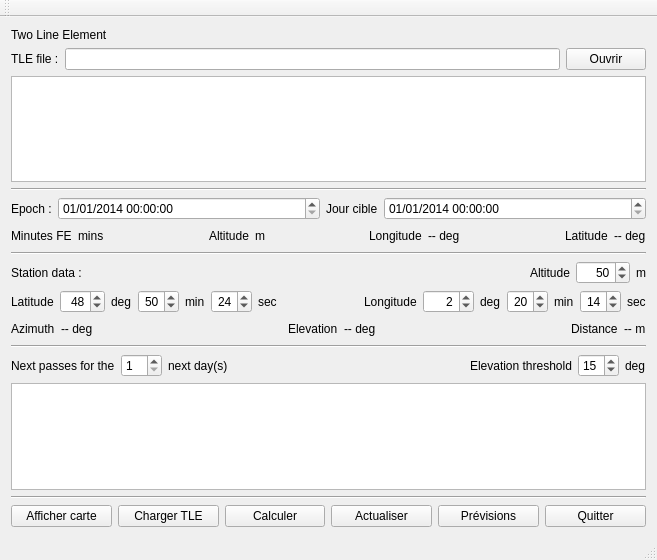
<?xml version="1.0" encoding="UTF-8"?>
<ui version="4.0">
 <class>SatTrackMainWindow</class>
 <widget class="QMainWindow" name="SatTrackMainWindow">
  <property name="geometry">
   <rect>
    <x>0</x>
    <y>0</y>
    <width>657</width>
    <height>560</height>
   </rect>
  </property>
  <property name="windowTitle">
   <string>SatTrackMainWindow</string>
  </property>
  <widget class="QWidget" name="centralWidget">
   <layout class="QVBoxLayout" name="verticalLayout">
    <item>
     <widget class="QLabel" name="labelTLE">
      <property name="text">
       <string>Two Line Element</string>
      </property>
     </widget>
    </item>
    <item>
     <layout class="QHBoxLayout" name="horizontalLayout">
      <item>
       <widget class="QLabel" name="labelFilename">
        <property name="text">
         <string>TLE file :</string>
        </property>
       </widget>
      </item>
      <item>
       <widget class="QLineEdit" name="tleFileLine"/>
      </item>
      <item>
       <widget class="QPushButton" name="buttonOpen">
        <property name="text">
         <string>Ouvrir</string>
        </property>
       </widget>
      </item>
     </layout>
    </item>
    <item>
     <layout class="QHBoxLayout" name="horizontalLayoutCenter">
      <item>
       <layout class="QVBoxLayout" name="verticalLayoutTLE">
        <item>
         <widget class="QTextEdit" name="editTLE">
          <property name="maximumSize">
           <size>
            <width>16777215</width>
            <height>16777215</height>
           </size>
          </property>
          <property name="cursorWidth">
           <number>3</number>
          </property>
         </widget>
        </item>
       </layout>
      </item>
      <item>
       <layout class="QHBoxLayout" name="horizontalLayout_3"/>
      </item>
     </layout>
    </item>
    <item>
     <widget class="Line" name="line_2">
      <property name="orientation">
       <enum>Qt::Horizontal</enum>
      </property>
     </widget>
    </item>
    <item>
     <layout class="QHBoxLayout" name="horizontalLayout_2">
      <item>
       <widget class="QLabel" name="labelEpDate">
        <property name="text">
         <string>Epoch :</string>
        </property>
       </widget>
      </item>
      <item>
       <widget class="QDateTimeEdit" name="dateTimeEditEpoch">
        <property name="sizePolicy">
         <sizepolicy hsizetype="MinimumExpanding" vsizetype="Fixed">
          <horstretch>0</horstretch>
          <verstretch>0</verstretch>
         </sizepolicy>
        </property>
        <property name="date">
         <date>
          <year>2014</year>
          <month>1</month>
          <day>1</day>
         </date>
        </property>
        <property name="displayFormat">
         <string>dd/MM/yyyy HH:mm:ss</string>
        </property>
       </widget>
      </item>
      <item>
       <widget class="QLabel" name="labelTarget">
        <property name="text">
         <string>Jour cible</string>
        </property>
       </widget>
      </item>
      <item>
       <widget class="QDateTimeEdit" name="dateTimeEditTarget">
        <property name="sizePolicy">
         <sizepolicy hsizetype="Expanding" vsizetype="Fixed">
          <horstretch>0</horstretch>
          <verstretch>0</verstretch>
         </sizepolicy>
        </property>
        <property name="date">
         <date>
          <year>2014</year>
          <month>1</month>
          <day>1</day>
         </date>
        </property>
        <property name="displayFormat">
         <string>dd/MM/yyyy HH:mm:ss</string>
        </property>
        <property name="timeSpec">
         <enum>Qt::LocalTime</enum>
        </property>
       </widget>
      </item>
     </layout>
    </item>
    <item>
     <layout class="QHBoxLayout" name="horizontalLayout_4">
      <item>
       <widget class="QLabel" name="labelMFE">
        <property name="text">
         <string>Minutes FE</string>
        </property>
       </widget>
      </item>
      <item>
       <widget class="QLabel" name="labelMFEO">
        <property name="text">
         <string>mins</string>
        </property>
       </widget>
      </item>
      <item>
       <spacer name="horizontalSpacer">
        <property name="orientation">
         <enum>Qt::Horizontal</enum>
        </property>
        <property name="sizeHint" stdset="0">
         <size>
          <width>40</width>
          <height>20</height>
         </size>
        </property>
       </spacer>
      </item>
      <item>
       <widget class="QLabel" name="labelAlti">
        <property name="toolTipDuration">
         <number>0</number>
        </property>
        <property name="text">
         <string>Altitude</string>
        </property>
       </widget>
      </item>
      <item>
       <widget class="QLabel" name="labelAltiO">
        <property name="text">
         <string>m</string>
        </property>
       </widget>
      </item>
      <item>
       <spacer name="horizontalSpacer_2">
        <property name="orientation">
         <enum>Qt::Horizontal</enum>
        </property>
        <property name="sizeHint" stdset="0">
         <size>
          <width>40</width>
          <height>20</height>
         </size>
        </property>
       </spacer>
      </item>
      <item>
       <widget class="QLabel" name="labelLon">
        <property name="text">
         <string>Longitude</string>
        </property>
       </widget>
      </item>
      <item>
       <widget class="QLabel" name="labelLonO">
        <property name="text">
         <string>-- deg</string>
        </property>
       </widget>
      </item>
      <item>
       <spacer name="horizontalSpacer_3">
        <property name="orientation">
         <enum>Qt::Horizontal</enum>
        </property>
        <property name="sizeHint" stdset="0">
         <size>
          <width>40</width>
          <height>20</height>
         </size>
        </property>
       </spacer>
      </item>
      <item>
       <widget class="QLabel" name="labelLat">
        <property name="text">
         <string>Latitude</string>
        </property>
       </widget>
      </item>
      <item>
       <widget class="QLabel" name="labelLatO">
        <property name="text">
         <string>-- deg</string>
        </property>
       </widget>
      </item>
     </layout>
    </item>
    <item>
     <widget class="Line" name="line">
      <property name="orientation">
       <enum>Qt::Horizontal</enum>
      </property>
     </widget>
    </item>
    <item>
     <layout class="QHBoxLayout" name="horizontalLayout_5">
      <item>
       <widget class="QLabel" name="labelStation">
        <property name="text">
         <string>Station data :</string>
        </property>
       </widget>
      </item>
      <item>
       <spacer name="horizontalSpacer_7">
        <property name="orientation">
         <enum>Qt::Horizontal</enum>
        </property>
        <property name="sizeHint" stdset="0">
         <size>
          <width>40</width>
          <height>20</height>
         </size>
        </property>
       </spacer>
      </item>
      <item>
       <widget class="QLabel" name="labelAltitude">
        <property name="text">
         <string>Altitude</string>
        </property>
       </widget>
      </item>
      <item>
       <widget class="QSpinBox" name="spinBoxAltitude">
        <property name="alignment">
         <set>Qt::AlignRight|Qt::AlignTrailing|Qt::AlignVCenter</set>
        </property>
        <property name="suffix">
         <string/>
        </property>
        <property name="prefix">
         <string/>
        </property>
        <property name="minimum">
         <number>-100</number>
        </property>
        <property name="maximum">
         <number>3000</number>
        </property>
        <property name="value">
         <number>50</number>
        </property>
       </widget>
      </item>
      <item>
       <widget class="QLabel" name="labelAltitudeM">
        <property name="text">
         <string>m</string>
        </property>
       </widget>
      </item>
     </layout>
    </item>
    <item>
     <layout class="QHBoxLayout" name="horizontalLayoutStaPos">
      <item>
       <widget class="QLabel" name="labelLatitude">
        <property name="text">
         <string>Latitude</string>
        </property>
       </widget>
      </item>
      <item>
       <widget class="QSpinBox" name="spinBoxLatitudeDeg">
        <property name="alignment">
         <set>Qt::AlignRight|Qt::AlignTrailing|Qt::AlignVCenter</set>
        </property>
        <property name="minimum">
         <number>-90</number>
        </property>
        <property name="maximum">
         <number>90</number>
        </property>
        <property name="value">
         <number>48</number>
        </property>
        <property name="displayIntegerBase">
         <number>10</number>
        </property>
       </widget>
      </item>
      <item>
       <widget class="QLabel" name="labelLatitudeUnitDeg">
        <property name="text">
         <string>deg</string>
        </property>
       </widget>
      </item>
      <item>
       <widget class="QSpinBox" name="spinBoxLatitudeMin">
        <property name="alignment">
         <set>Qt::AlignRight|Qt::AlignTrailing|Qt::AlignVCenter</set>
        </property>
        <property name="maximum">
         <number>59</number>
        </property>
        <property name="value">
         <number>50</number>
        </property>
       </widget>
      </item>
      <item>
       <widget class="QLabel" name="labelLatitudeUnitMin">
        <property name="text">
         <string>min</string>
        </property>
       </widget>
      </item>
      <item>
       <widget class="QSpinBox" name="spinBoxLatitudeSec">
        <property name="inputMethodHints">
         <set>Qt::ImhDigitsOnly</set>
        </property>
        <property name="alignment">
         <set>Qt::AlignRight|Qt::AlignTrailing|Qt::AlignVCenter</set>
        </property>
        <property name="maximum">
         <number>59</number>
        </property>
        <property name="value">
         <number>24</number>
        </property>
       </widget>
      </item>
      <item>
       <widget class="QLabel" name="labelLatitudeUnitSec">
        <property name="text">
         <string>sec</string>
        </property>
       </widget>
      </item>
      <item>
       <spacer name="horizontalSpacer_6">
        <property name="orientation">
         <enum>Qt::Horizontal</enum>
        </property>
        <property name="sizeHint" stdset="0">
         <size>
          <width>40</width>
          <height>20</height>
         </size>
        </property>
       </spacer>
      </item>
      <item>
       <widget class="QLabel" name="labelLongitude">
        <property name="text">
         <string>Longitude</string>
        </property>
       </widget>
      </item>
      <item>
       <widget class="QSpinBox" name="spinBoxLongitudeDeg">
        <property name="alignment">
         <set>Qt::AlignRight|Qt::AlignTrailing|Qt::AlignVCenter</set>
        </property>
        <property name="minimum">
         <number>-180</number>
        </property>
        <property name="maximum">
         <number>180</number>
        </property>
        <property name="value">
         <number>2</number>
        </property>
       </widget>
      </item>
      <item>
       <widget class="QLabel" name="labelLongitudeUnitDeg">
        <property name="text">
         <string>deg</string>
        </property>
       </widget>
      </item>
      <item>
       <widget class="QSpinBox" name="spinBoxLongitudeMin">
        <property name="alignment">
         <set>Qt::AlignRight|Qt::AlignTrailing|Qt::AlignVCenter</set>
        </property>
        <property name="maximum">
         <number>59</number>
        </property>
        <property name="value">
         <number>20</number>
        </property>
       </widget>
      </item>
      <item>
       <widget class="QLabel" name="labelLongitudeUnitMin">
        <property name="text">
         <string>min</string>
        </property>
       </widget>
      </item>
      <item>
       <widget class="QSpinBox" name="spinBoxLongitudeSec">
        <property name="alignment">
         <set>Qt::AlignRight|Qt::AlignTrailing|Qt::AlignVCenter</set>
        </property>
        <property name="maximum">
         <number>59</number>
        </property>
        <property name="value">
         <number>14</number>
        </property>
       </widget>
      </item>
      <item>
       <widget class="QLabel" name="labelLongitudeUnitSec">
        <property name="text">
         <string>sec</string>
        </property>
       </widget>
      </item>
     </layout>
    </item>
    <item>
     <layout class="QHBoxLayout" name="horizontalLayoutStationPos">
      <item>
       <widget class="QLabel" name="labelAzimuth">
        <property name="text">
         <string>Azimuth</string>
        </property>
       </widget>
      </item>
      <item>
       <widget class="QLabel" name="labelAzimuthO">
        <property name="text">
         <string>-- deg</string>
        </property>
       </widget>
      </item>
      <item>
       <spacer name="horizontalSpacer_4">
        <property name="orientation">
         <enum>Qt::Horizontal</enum>
        </property>
        <property name="sizeHint" stdset="0">
         <size>
          <width>40</width>
          <height>20</height>
         </size>
        </property>
       </spacer>
      </item>
      <item>
       <widget class="QLabel" name="labelElevation">
        <property name="text">
         <string>Elevation</string>
        </property>
       </widget>
      </item>
      <item>
       <widget class="QLabel" name="labelElevationO">
        <property name="text">
         <string>-- deg</string>
        </property>
       </widget>
      </item>
      <item>
       <spacer name="horizontalSpacer_5">
        <property name="orientation">
         <enum>Qt::Horizontal</enum>
        </property>
        <property name="sizeHint" stdset="0">
         <size>
          <width>40</width>
          <height>20</height>
         </size>
        </property>
       </spacer>
      </item>
      <item>
       <widget class="QLabel" name="labelDistance">
        <property name="text">
         <string>Distance</string>
        </property>
       </widget>
      </item>
      <item>
       <widget class="QLabel" name="labelDistanceO">
        <property name="text">
         <string>-- m</string>
        </property>
       </widget>
      </item>
     </layout>
    </item>
    <item>
     <widget class="Line" name="line_3">
      <property name="orientation">
       <enum>Qt::Horizontal</enum>
      </property>
     </widget>
    </item>
    <item>
     <layout class="QHBoxLayout" name="horizontalLayout_6">
      <item>
       <widget class="QLabel" name="labelPassName">
        <property name="text">
         <string>Next passes for the</string>
        </property>
       </widget>
      </item>
      <item>
       <widget class="QSpinBox" name="spinBoxDuration">
        <property name="minimum">
         <number>1</number>
        </property>
        <property name="maximum">
         <number>10</number>
        </property>
        <property name="singleStep">
         <number>3</number>
        </property>
       </widget>
      </item>
      <item>
       <widget class="QLabel" name="labelPassUnit">
        <property name="text">
         <string>next day(s)</string>
        </property>
       </widget>
      </item>
      <item>
       <spacer name="horizontalSpacer_8">
        <property name="orientation">
         <enum>Qt::Horizontal</enum>
        </property>
        <property name="sizeHint" stdset="0">
         <size>
          <width>40</width>
          <height>20</height>
         </size>
        </property>
       </spacer>
      </item>
      <item>
       <widget class="QLabel" name="labelThreshold">
        <property name="text">
         <string>Elevation threshold</string>
        </property>
       </widget>
      </item>
      <item>
       <widget class="QSpinBox" name="spinBoxThreshold">
        <property name="maximum">
         <number>90</number>
        </property>
        <property name="value">
         <number>15</number>
        </property>
       </widget>
      </item>
      <item>
       <widget class="QLabel" name="labelThresholdUnit">
        <property name="text">
         <string>deg</string>
        </property>
       </widget>
      </item>
     </layout>
    </item>
    <item>
     <widget class="QTextEdit" name="textEditPredict"/>
    </item>
    <item>
     <widget class="Line" name="line_4">
      <property name="orientation">
       <enum>Qt::Horizontal</enum>
      </property>
     </widget>
    </item>
    <item>
     <layout class="QHBoxLayout" name="horizontalLayoutButtons">
      <item>
       <widget class="QPushButton" name="buttonCarte">
        <property name="text">
         <string>Afficher carte</string>
        </property>
       </widget>
      </item>
      <item>
       <widget class="QPushButton" name="buttonLoadTLE">
        <property name="text">
         <string>Charger TLE</string>
        </property>
       </widget>
      </item>
      <item>
       <widget class="QPushButton" name="buttonCompute">
        <property name="text">
         <string>Calculer</string>
        </property>
       </widget>
      </item>
      <item>
       <widget class="QPushButton" name="buttonRefresh">
        <property name="text">
         <string>Actualiser</string>
        </property>
       </widget>
      </item>
      <item>
       <widget class="QPushButton" name="buttonPredict">
        <property name="text">
         <string>Prévisions</string>
        </property>
       </widget>
      </item>
      <item>
       <widget class="QPushButton" name="buttonQuit">
        <property name="text">
         <string>Quitter</string>
        </property>
       </widget>
      </item>
     </layout>
    </item>
   </layout>
  </widget>
  <widget class="QMenuBar" name="menuBar">
   <property name="geometry">
    <rect>
     <x>0</x>
     <y>0</y>
     <width>657</width>
     <height>19</height>
    </rect>
   </property>
  </widget>
  <widget class="QToolBar" name="mainToolBar">
   <attribute name="toolBarArea">
    <enum>TopToolBarArea</enum>
   </attribute>
   <attribute name="toolBarBreak">
    <bool>false</bool>
   </attribute>
  </widget>
  <widget class="QStatusBar" name="statusBar"/>
 </widget>
 <layoutdefault spacing="6" margin="11"/>
 <resources/>
 <connections/>
</ui>
